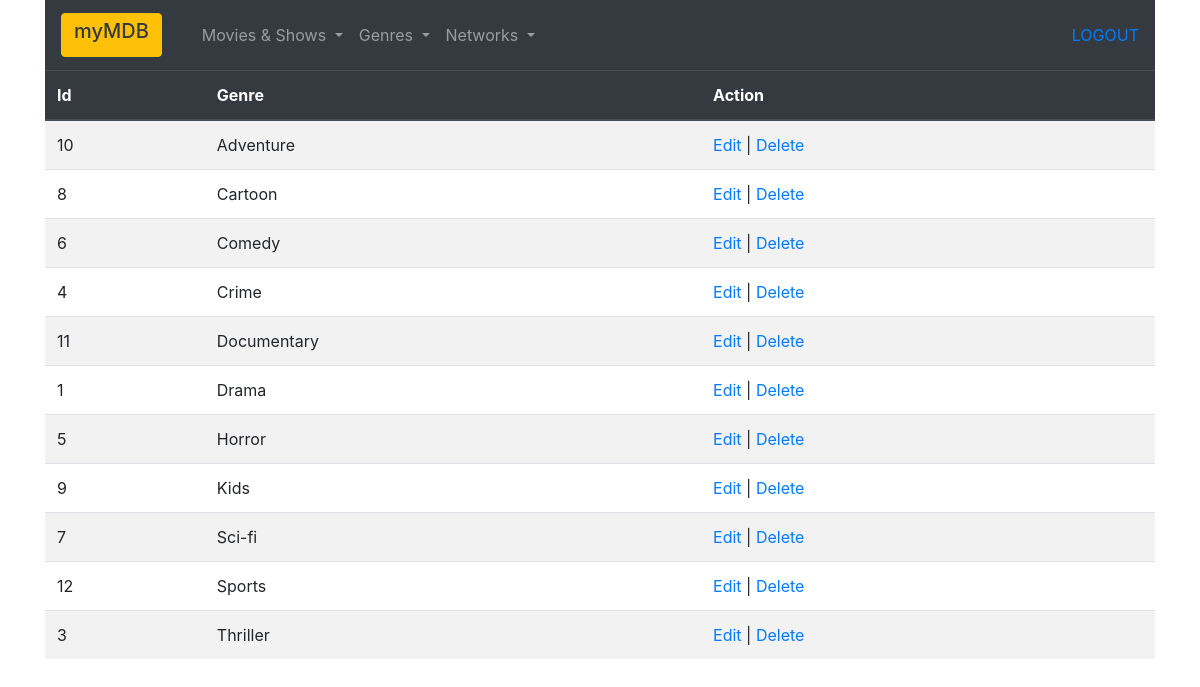
/shows/genre/list (signed in), run on an earlier commit of the app's database.
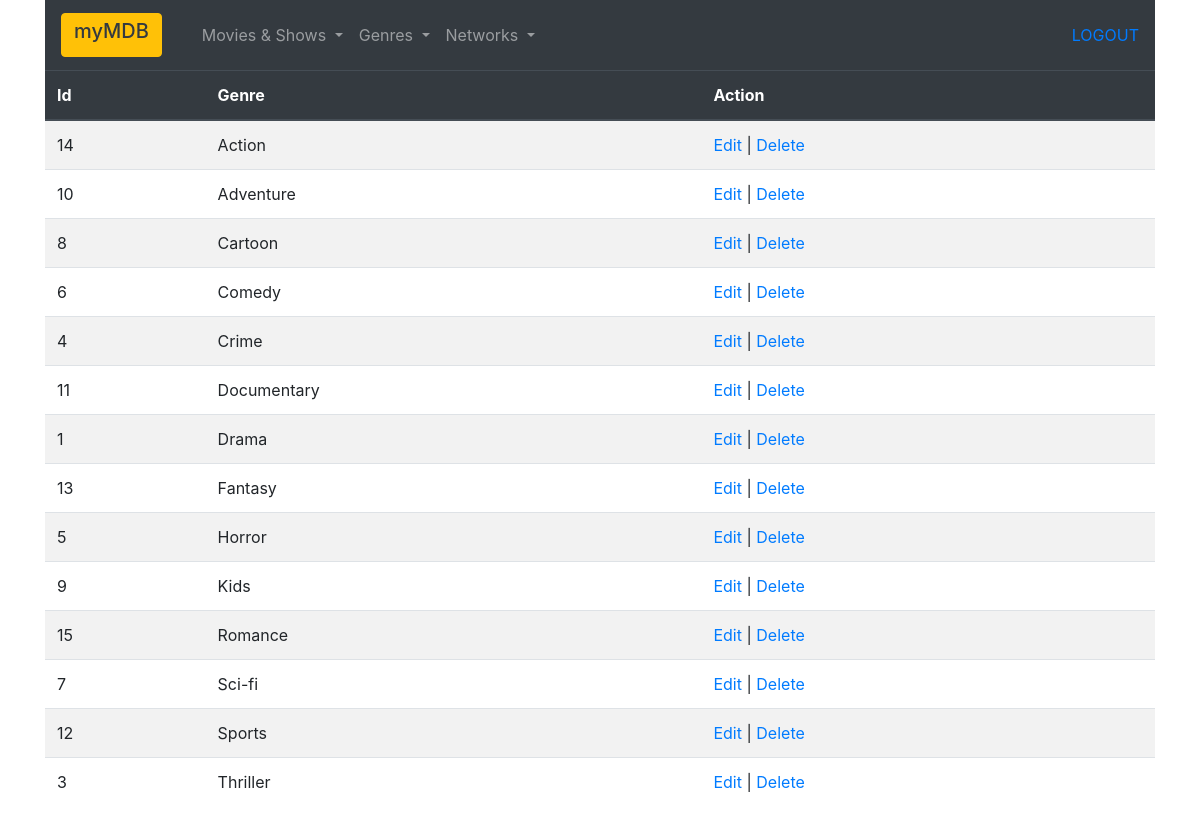
And on a later commit of the database.
### shows_app/models.py (models this page shows)
class Genre(models.Model):
    user = models.ForeignKey(User, related_name="genres", on_delete=models.CASCADE, null=True)
    name = models.CharField(max_length=255)
    created_at = models.DateTimeField(auto_now_add=True)
    modified_at = models.DateTimeField(auto_now_add=True)
    objects = GenreManager()

### shows_app/views.py (the view)
# urls.py: path('genre/list', views.genre_list),
def genre_list(request):
    if('logged_in' not in request.session):
        return redirect("/getout")
    context = {
        'genres': Genre.objects.all().order_by('name')
    }
    return render(request, 'genre_list.html', context)

### shows_app/templates/genre_list.html (shortened to what this page needs)
<!DOCTYPE html>
<html lang="en">
<head>
    {% load static %}
    <link rel="stylesheet" href="{% static 'css/style.css' %}">
    <link rel="stylesheet" href="https://stackpath.bootstrapcdn.com/bootstrap/4.5.0/css/bootstrap.min.css"
>
</head>
<body>
    <div class="container" style="vertical-align: top;">
        <div id="js_navmenu">
            {%if request.session.logged_in%}
            <a href='/user/logout'>LOGOUT</a>
            {%endif%}
        </div>
        <table class="table table-striped table-hover">
            <thead class="thead-dark">
                <tr>
                    <th scope="col">Id</th>
                    <th scope="col">Genre</th>
                    <th scope="col">Action</th>
                </tr>
            </thead>
            <tbody>
                {% for genre in genres %}
                <tr>
                    <td>{{genre.id}}</td>
                    <td>{{genre.name}}</td>
                    {% if request.session.logged_in %}
                    <td>
                        <a href="/shows/genre/edit/{{genre.id}}">Edit</a> |
                        <a href="/shows/genre/delete/{{genre.id}}">Delete</a>
                    </td>
                    {% endif %}
                </tr>
                {% endfor %}
            </tbody>
        </table>
    </div>
</body>
</html>

What changed in the data, as far as the page shows it:
added Genre: id "14", name "Action"
added Genre: id "13", name "Fantasy"
added Genre: id "15", name "Romance"
